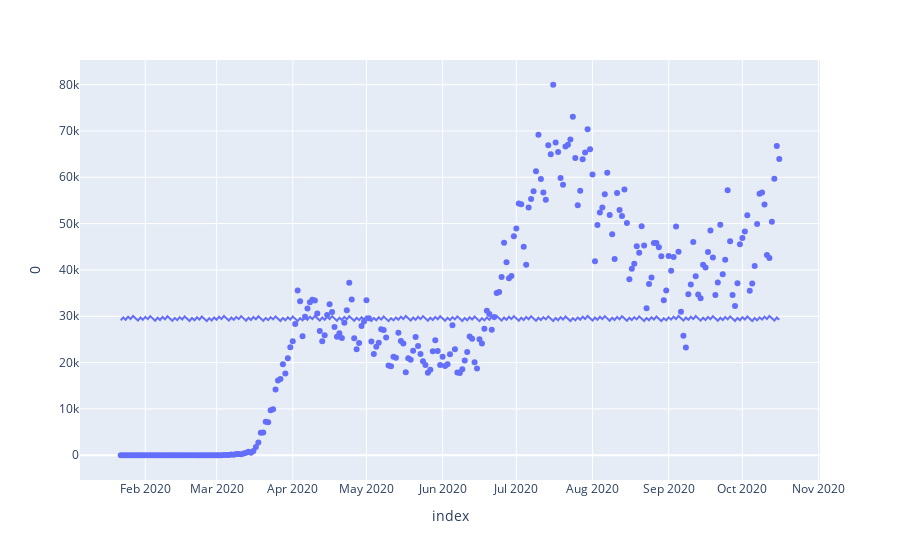

This figure's notebook cell:
### Code cell
df = united_states_cases.T.reset_index()
fig = px.scatter(df, x="index", y=0, trendline="ols")
fig.show()

### Figure 1 — Plotly figure (JSON) as saved in the notebook; plotly's stock layout.template omitted (floating-point values rounded to 4 significant figures; data arrays with more than 128 entries replaced by an {"elided": "..."} marker saying what was removed)
{"data": [{"hovertemplate": "index=%{x}<br>0=%{y}<extra></extra>", "legendgroup": "", "marker": {"color": "#636efa", "symbol": "circle"}, "mode": "markers", "name": "", "orientation": "v", "showlegend": false, "type": "scatter", "x": {"elided": "269 str values"}, "xaxis": "x", "y": {"elided": "269 int values"}, "yaxis": "y"}, {"hovertemplate": "<b>OLS trendline</b><br>0 = 265.864 * index + 29507.7<br>R<sup>2</sup>=0.000256<br><br>index=%{x}<br>0=%{y} <b>(trend)</b><extra></extra>", "legendgroup": "", "marker": {"color": "#636efa", "symbol": "circle"}, "mode": "lines", "name": "", "showlegend": false, "type": "scatter", "x": {"elided": "269 str values"}, "xaxis": "x", "y": {"elided": "269 float values"}, "yaxis": "y"}], "layout": {"legend": {"tracegroupgap": 0}, "margin": {"t": 60}, "xaxis": {"anchor": "y", "domain": [0, 1], "title": {"text": "index"}}, "yaxis": {"anchor": "x", "domain": [0, 1], "title": {"text": "0"}}}}
